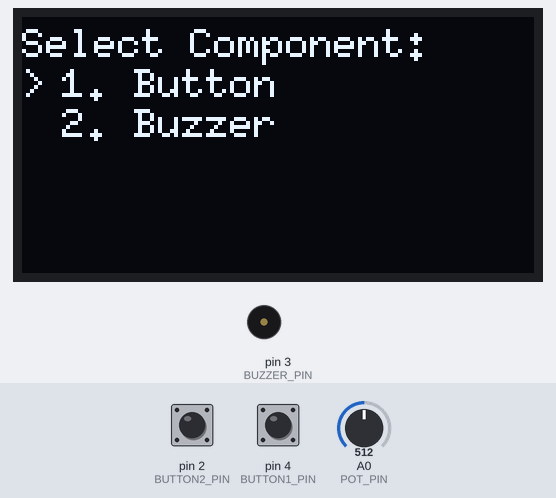
The sketch below on a simulated Arduino Uno, built with avr-gcc and run on an emulated ATmega328P. Shown: 128×64 one-colour display, buzzer (waves = sounding, pin HIGH). The inputs (shaded band) are chosen by the test bench; at power-on: pin 2 (BUTTON2_PIN) LOW, pin 4 (BUTTON1_PIN) LOW, A0 (POT_PIN) = 512.

Above: at 1.2 s.
1.3 s: pin 2 (BUTTON2_PIN) pulled HIGH for 0.45 s
At 3.0 s:
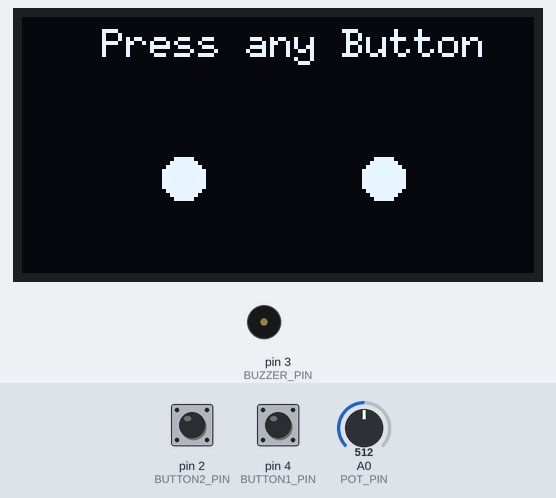
3.6 s: pin 4 (BUTTON1_PIN) pulled HIGH for 0.45 s
At 4.1 s:
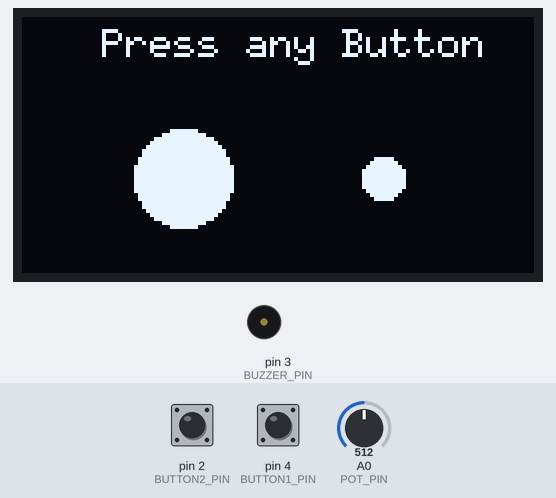
Timing chart, 0 to 6.6 s (numbered marks = the images above; inputs shaded):
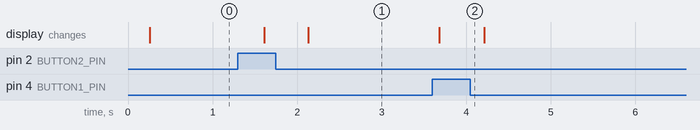

Measured:
- after the input at 1.3 s, the display: first changes after 0.31 s (image 1 shows a later state)
- after the input at 3.6 s, the display: changes after 0.08 s (image 2)

The sketch:

04_checkButton_buzzer.ino
```cpp
// (licence header left out)
#include <U8glib.h>  // Include the U8glib graphics library for SH1106 OLED display support

// --- Pin Definitions ---
#define POT_PIN A0         // Analog pin connected to the potentiometer
#define BUTTON1_PIN 4      // Digital pin connected to Button 1 (active HIGH)
#define BUTTON2_PIN 2      // Digital pin connected to Button 2 (active HIGH)
#define BUZZER_PIN 3       // Digital pin connected to the buzzer (active HIGH)

// --- OLED Display Initialization ---
// Create a display object for SH1106 OLED using I2C communication
U8GLIB_SH1106_128X64 u8g(U8G_I2C_OPT_NONE);

// --- Menu Configuration ---
const char* menuItems[] = {"1. Button", "2. Buzzer"};  // Menu item labels
const int totalItems = 2;                             // Number of menu items

// --- Menu State Variables ---
int selectedItem = 0;      // Tracks the current menu selection
bool inMenu = true;        // True when in main menu mode
bool inButtonTest = false; // True when running Button Test
bool inBuzzerTest = false; // True when running Buzzer Test

// --- Setup Function ---
void setup() {
  // Configure button pins as inputs (using external resistors)
  pinMode(BUTTON1_PIN, INPUT);
  pinMode(BUTTON2_PIN, INPUT);

  // Configure buzzer as output and ensure it's initially OFF
  pinMode(BUZZER_PIN, OUTPUT);
  digitalWrite(BUZZER_PIN, LOW);
}

// --- Main Loop ---
void loop() {
  // --- MENU MODE ---
  if (inMenu) {
    updateSelection();  // Read potentiometer and update menu selection

    // Render the OLED menu page by page
    u8g.firstPage();
    do {
      drawMenu();  // Draw menu items and highlight selection
    } while (u8g.nextPage());

    // Check if a button was pressed once to select a menu item
    if (buttonPressedOnce()) {
      if (selectedItem == 0) {
        // Enter Button Test
        inMenu = false;
        inButtonTest = true;
      } else if (selectedItem == 1) {
        // Enter Buzzer Test
        inMenu = false;
        inBuzzerTest = true;
      }
    }
  }

  // --- BUTTON TEST MODE ---
  else if (inButtonTest) {
    drawButtonTest();  // Continuously draw button feedback graphics

    // If both buttons are pressed together → return to main menu
    if (digitalRead(BUTTON1_PIN) == HIGH && digitalRead(BUTTON2_PIN) == HIGH) {
      delay(300);  // Small delay to prevent accidental triggers
      // Wait until both buttons are released
      while (digitalRead(BUTTON1_PIN) == HIGH || digitalRead(BUTTON2_PIN) == HIGH);
      // Switch states
      inMenu = true;
      inButtonTest = false;
    }
  }

  // --- BUZZER TEST MODE ---
  else if (inBuzzerTest) {
    drawBuzzerTest();  // Display buzzer graphics (speaker + sound waves)

    // Activate buzzer when any button is pressed
    if (digitalRead(BUTTON1_PIN) == HIGH || digitalRead(BUTTON2_PIN) == HIGH) {
      digitalWrite(BUZZER_PIN, HIGH);
    } else {
      digitalWrite(BUZZER_PIN, LOW);
    }

    // If both buttons are pressed together → stop buzzer and return to menu
    if (digitalRead(BUTTON1_PIN) == HIGH && digitalRead(BUTTON2_PIN) == HIGH) {
      delay(300);  // Debounce delay
      // Wait for button release
      while (digitalRead(BUTTON1_PIN) == HIGH || digitalRead(BUTTON2_PIN) == HIGH);
      digitalWrite(BUZZER_PIN, LOW);  // Ensure buzzer is turned off
      inMenu = true;
      inBuzzerTest = false;
    }
  }

  delay(100);  // Small delay to stabilize screen refresh and input reading
}

// --- Update Menu Selection Function ---
// Reads the potentiometer value and maps it to the menu item index
void updateSelection() {
  int potValue = 1023 - analogRead(POT_PIN);  // Read and invert potentiometer value (0–1023)
  int bandSize = 1024 / totalItems;           // Divide range into equal sections per menu item
  selectedItem = potValue / bandSize;         // Determine which section the knob is in
  if (selectedItem >= totalItems) selectedItem = totalItems - 1;  // Prevent overflow
}

// --- Draw Menu on OLED ---
void drawMenu() {
  u8g.setFont(u8g_font_6x10);                    // Set small readable font
  u8g.drawStr(0, 10, "Select Component:");       // Draw menu title

  // Loop through each menu item and draw it
  for (int i = 0; i < totalItems; i++) {
    if (i == selectedItem) {
      u8g.drawStr(0, 20 + i * 10, ">");          // Draw selection indicator ">"
    }
    u8g.drawStr(10, 20 + i * 10, menuItems[i]);  // Draw menu item text
  }
}

// --- Detect Single Button Press ---
// Returns true when a button is pressed once (with basic debounce)
bool buttonPressedOnce() {
  static bool lastState = LOW;  // Stores the last known button state
  bool current = (digitalRead(BUTTON1_PIN) == HIGH || digitalRead(BUTTON2_PIN) == HIGH);

  if (current && !lastState) {  // Detect rising edge (button just pressed)
    lastState = true;
    delay(20);                  // Debounce delay
    return true;
  } else if (!current) {        // Reset state when no buttons are pressed
    lastState = false;
  }
  return false;
}

// --- Button Test Display Function ---
// Shows visual feedback of each button press using on-screen circles
void drawButtonTest() {
  u8g.firstPage();
  do {
    u8g.setFont(u8g_font_6x10);
    u8g.drawStr(20, 10, "Press any Button");

    // Button positions on screen
    int x1 = 40, y1 = 40;  // Left button circle position
    int x2 = 90, y2 = 40;  // Right button circle position

    // Draw Button 1 circle
    if (digitalRead(BUTTON1_PIN) == HIGH)
      u8g.drawDisc(x1, y1, 12);  // Larger filled circle when pressed
    else
      u8g.drawDisc(x1, y1, 5);   // Small circle when not pressed

    // Draw Button 2 circle
    if (digitalRead(BUTTON2_PIN) == HIGH)
      u8g.drawDisc(x2, y2, 12);
    else
      u8g.drawDisc(x2, y2, 5);

  } while (u8g.nextPage());  // Finish drawing page
}

// --- Buzzer Test Display Function ---
// Visualizes buzzer activity with speaker shape and sound wave animation
void drawBuzzerTest() {
  u8g.firstPage();
  do {
    u8g.setFont(u8g_font_6x10);
    u8g.drawStr(15, 10, "Press any Button");

    // Draw the speaker base shape
    u8g.drawTriangle(30, 30, 30, 50, 45, 40);  // Speaker cone

    // When any button is pressed, turn on buzzer and draw sound waves
    if (digitalRead(BUTTON1_PIN) == HIGH || digitalRead(BUTTON2_PIN) == HIGH) {
      digitalWrite(BUZZER_PIN, HIGH);   // Activate buzzer
      // Draw concentric circles to represent sound waves
      u8g.drawCircle(50, 40, 5);
      u8g.drawCircle(55, 40, 8);
      u8g.drawCircle(60, 40, 11);
    }
    else {
      digitalWrite(BUZZER_PIN, LOW);    // Turn off buzzer
      // Draw an "X" over the speaker to indicate mute state
      u8g.drawLine(48, 30, 60, 50);
      u8g.drawLine(48, 50, 60, 30);
    }

  } while (u8g.nextPage());  // Complete screen refresh cycle
}
```
